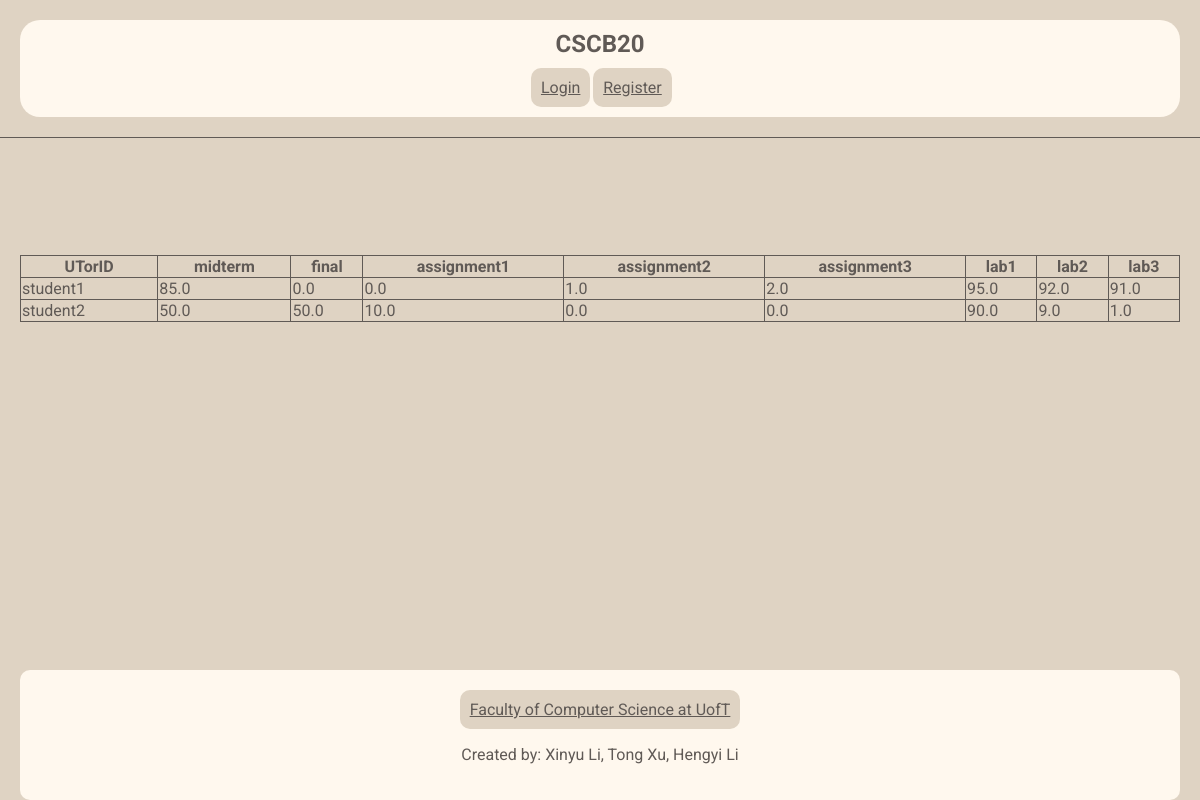
Screenshot of /all_student_marks with the database file from the repository.
### app.py (models this page shows, shortened)
class Person(db.Model):
    __tablename__ = "LoginInfo"
    id = db.Column(db.Integer, primary_key = True)
    utorid = db.Column(db.String(20), unique=True, nullable = False)
    password_hashed = db.Column(db.String(20), nullable = False)
    identity = db.Column(db.String(20), nullable = False, default='student')

class Grade(db.Model):
    __tablename__ = "studentGrade"
    id = db.Column(db.Integer, primary_key = True)
    midterm = db.Column(db.Float)
    final = db.Column(db.Float)
    assignment1 = db.Column(db.Float)
    assignment2 = db.Column(db.Float)
    assignment3 = db.Column(db.Float)
    lab1 = db.Column(db.Float)
    lab2 = db.Column(db.Float)
    lab3 = db.Column(db.Float)

### app.py (the view)
@app.route('/all_student_marks', methods = ['GET', 'POST'])
def all_student_marks():
    if request.method == 'GET':
        query_student_marks = query_marks_all()
        student_ids = []
        for entry in query_student_marks:
            student_ids += [get_utorid_by_id(entry.id)]
        return render_template('marksView.html', query_student_marks = query_student_marks, student_ids = student_ids)

### app.py (called while the page is built)
def query_marks_all():
    marks = Grade.query.all()
    return marks

def get_utorid_by_id(id):
    current_student = Person.query.filter_by(id = id).first()
    return current_student.utorid

### templates/marksView.html (shortened to what this page needs)
{% extends "index.html" %}
{% block content %}
<h1>
</h1>
<br>
<table class="marksView" style="margin-top: 10%;">
    <tr>
        <th>UTorID</th>
        <th>midterm</th>
        <th>final</th>
        <th>assignment1</th>
        <th>assignment2</th>
        <th>assignment3</th>
        <th>lab1</th>
        <th>lab2</th>
        <th>lab3</th>
    </tr>
    {% with ids = student_ids %}
    {% for Grade in query_student_marks %}
    {% set id = ids[loop.index0] %}
    <tr>
        <td>{{ id }}</td>
        <td>{{ Grade.midterm }}</td>
        <td>{{ Grade.final }}</td>
        <td>{{ Grade.assignment1 }}</td>
        <td>{{ Grade.assignment2 }}</td>
        <td>{{ Grade.assignment3 }}</td>
        <td>{{ Grade.lab1 }}</td>
        <td>{{ Grade.lab2 }}</td>
        <td>{{ Grade.lab3 }}</td>
    </tr>
    {% endfor %}
    {% endwith %}
</table>
{% endblock %}

### templates/index.html (shortened to what this page needs)
<!DOCTYPE html>
<html lang="en">
<head>
    <link rel="stylesheet" href="{{ url_for('static', filename='css/index.css') }}">
</head>
<body>
    <header><div id="div_flexbox">
        <div id = "title">
            <strong>CSCB20</strong>
        </div>
        <div id="buttongrid">
            {% if session.identity == "student" %}
            <a href="{{ url_for('home') }}">Home</a>
            <a href="{{ url_for('staff') }}">Staff and Instructors</a>
            <a href="{{ url_for('news') }}">News</a>
            <a href="{{ url_for('calendar') }}">Calendar</a>
            <a href="{{ url_for('assignment_lab') }}">Labs and Assignment</a>
            <a href="{{ url_for('lecture') }}">Lecture</a>
            <a href="{{ url_for('AnonFeedback') }}">Annon Feedback</a>
            <a href="{{ url_for('resources') }}">Online Resources</a>
            <a href="{{ url_for('logout') }}">Logout</a>
            {% elif session.identity == "instructor" %}
            <a href="{{ url_for('regradeRequests') }}">regradeRequests</a>
            <a href="{{ url_for('getFeedback') }}">AnonFeedback</a>
            <a href="{{ url_for('all_student_marks') }}">StudentGrade</a>
            <a href="{{ url_for('logout') }}">Logout</a>
            {% else %}
            <a href="{{ url_for('login') }}">Login</a>
            <a href="{{ url_for('register') }}">Register</a>
            {% endif %}
        </div>
    </div></header>
    <br>
    {% block content %}
    {% endblock %}
    <footer>
        <a href="https://web.cs.toronto.edu/about/our-department">Faculty of Computer Science at UofT</a>
        <p>Created by: Xinyu Li, Tong Xu, Hengyi Li</p>
    </footer>
</body>
</html>

### static/css/index.css (style rules this page uses)
body { background-color:#dfd3c3; font-family: "Roboto", sans-serif; margin: 0; color: #605a56; padding: 20px; padding-bottom: 0; box-sizing: border-box; height: 100%; display: flex; flex-direction: column; display: flex; flex-direction: column; min-height: 100vh; }
header { background-color: #dfd3c3; position: fixed; z-index: 50; font-size: 16px; top: 0; left: 0; right: 0; height: auto; border-bottom:1px solid #605a56; }
#div_flexbox { display: flex; align-items: center; justify-content: space-between; background-color: #fff8ee; margin: 20px; padding: 20px; border-radius:20px; }
#title { font-size: 24px; }
header a { color:#605a56; text-align:center; padding:10px; border-radius: 10px; background-color: #dfd3c3; transition: all 0.5s; }
footer a { color:#605a56; text-align:center; padding:10px; border-radius: 10px; background-color: #dfd3c3; transition: all 0.5s; }
table { width:100%; border-collapse: collapse; }
th, td { border: 1px solid #605a56; }
footer { display: flex; flex-direction: column; align-items: center; justify-content: center; left: 0; right: 0; background-color:#fff8ee; text-align: center; padding: 20px; border-radius: 10px; margin-top: auto; }
@media (min-width:601px) and (max-width: 1200px) { #div_flexbox { flex-direction: column; align-items: center; justify-content: center; padding: 0; } }
@media (min-width:601px) and (max-width: 1200px) { #div_flexbox #buttongrid { display: grid; grid-template-columns: auto auto auto auto; text-align: center; column-gap: 2%; grid-gap: 2%; margin-bottom: 10px; } }
@media (min-width:601px) and (max-width: 1200px) { #title { padding-top: 10px; padding-bottom: 10px; } }

### rows the page displays
Grade: midterm "85.0", final "0.0", assignment1 "0.0", assignment2 "1.0", assignment3 "2.0", lab1 "95.0", lab2 "92.0", lab3 "91.0"
Person: utorid "student1"
Grade: midterm "50.0", final "50.0", assignment1 "10.0", assignment2 "0.0", assignment3 "0.0", lab1 "90.0", lab2 "9.0", lab3 "1.0"
Person: utorid "student2"
